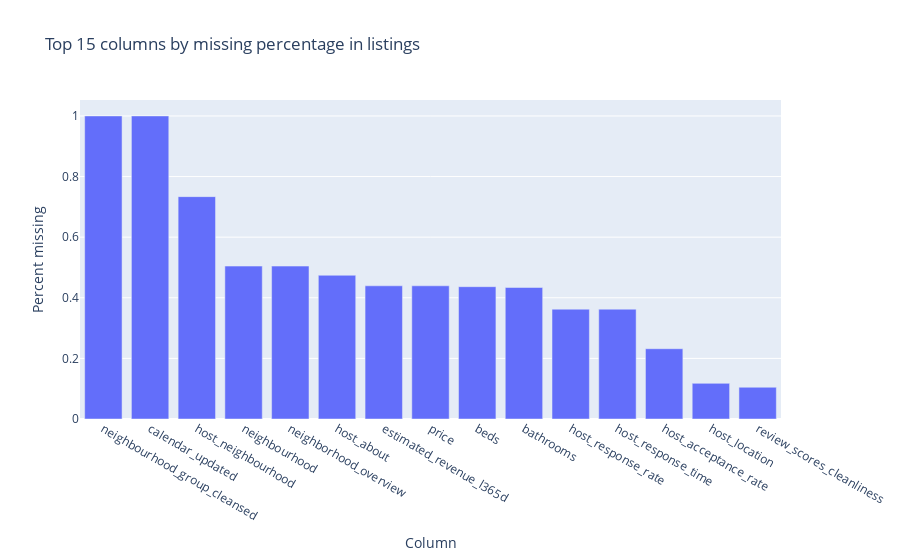

Write notebook code for a chart like this one.
### Markdown cell above
## 2.4 Simple decision rules for missing values (conceptual)

At this point, we can start to define simple rules for later cleaning:

- Drop columns with extremely high missing percentage 
  (for example, > 80%), *unless* they are critical.
- For important numeric columns (e.g. `price`, `minimum_nights`):
  - If missing percentage is small, we can:
    - Impute with median/mean
- For important categorical columns (e.g. `room_type`, `neighbourhood`):
  - We can:
    - Impute with the most frequent category (mode), or
    - Create an `"Unknown"` category.
- For text columns (e.g. `description`, `comments`):
  - Missing text can be filled with a placeholder like `"no description"`.

We do **not** have to apply all cleaning decisions now,
but we need this high-level plan before doing feature engineering.

### Code cell
# Optional: bar plot of top 15 missing columns in listings
top_missing = missing_listings.head(15).reset_index()
top_missing.columns = ["column", "percent_missing"]

fig = px.bar(
    top_missing,
    x="column",
    y="percent_missing",
    title="Top 15 columns by missing percentage in listings",
)
fig.update_layout(xaxis_title="Column", yaxis_title="Percent missing")
fig.show()

### Figure 1 — Plotly figure (JSON) as saved in the notebook; plotly's stock layout.template omitted (floating-point values rounded to 4 significant figures)
{"data": [{"hovertemplate": "column=%{x}<br>percent_missing=%{y}<extra></extra>", "legendgroup": "", "marker": {"color": "#636efa", "pattern": {"shape": ""}}, "name": "", "orientation": "v", "showlegend": false, "textposition": "auto", "type": "bar", "x": ["neighbourhood_group_cleansed", "calendar_updated", "host_neighbourhood", "neighbourhood", "neighborhood_overview", "host_about", "estimated_revenue_l365d", "price", "beds", "bathrooms", "host_response_rate", "host_response_time", "host_acceptance_rate", "host_location", "review_scores_cleanliness"], "xaxis": "x", "y": [1.0, 1.0, 0.7338, 0.5046, 0.5046, 0.4742, 0.4395, 0.4395, 0.4366, 0.434, 0.3623, 0.3623, 0.2319, 0.1176, 0.1048], "yaxis": "y"}], "layout": {"barmode": "relative", "legend": {"tracegroupgap": 0}, "title": {"text": "Top 15 columns by missing percentage in listings"}, "xaxis": {"anchor": "y", "domain": [0, 1], "title": {"text": "Column"}}, "yaxis": {"anchor": "x", "domain": [0, 1], "title": {"text": "Percent missing"}}}}
